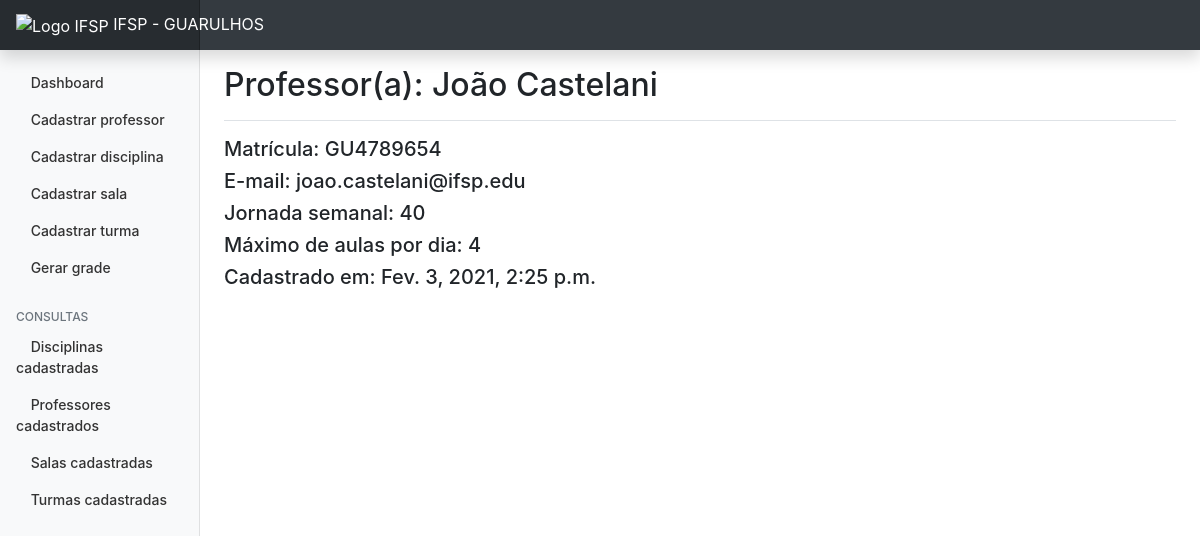
/professores/exibeprof/3, run on the app's committed database.
### professores/models.py (models this page shows, shortened)
class Professor(models.Model):
    STATUS_CHOICES = (
        ("1", "Ativo"),
        ("2", "Inativo"),
    )
    nome = models.CharField(max_length=150, blank=False, null=True)
    matricula = models.CharField(max_length=30, blank=False, null=False, unique=True)
    email = models.CharField(max_length=100)
    jornada_sem = models.IntegerField(blank=False)
    max_aulas_dia = models.IntegerField(blank=False)
    status = models.CharField(max_length=1, choices=STATUS_CHOICES, blank=True, default=1)
    criado_em = models.DateTimeField(auto_now_add=True)
    atualizado_em = models.DateTimeField(auto_now=True)

### professores/views.py (the view)
# urls.py: path('exibeprof/<int:id>', views.exibeProf, name='exibe-prof'),
def exibeProf(request, id):
    professor = get_object_or_404(Professor, pk=id)
    return render(request, 'professores/exibeprof.html', {'professor': professor})

### professores/templates/professores/exibeprof.html (shortened to what this page needs)
{% extends 'base.html' %}
{% block content %}
<div class="d-flex justify-content-between flex-wrap flex-md-nowrap align-items-center pt-3 pb-2 mb-3 border-bottom">
        <h1 class="h2">Professor(a): {{ professor.nome }}</h1>
      </div>
        <h5>Matrícula: {{ professor.matricula }}</h5>
        <h5>E-mail: {{ professor.email }}</h5>
        <h5>Jornada semanal: {{  professor.jornada_sem }}</h5>
        <h5>Máximo de aulas por dia: {{ professor.max_aulas_dia }}</h5>
        <h5>Cadastrado em: {{ professor.criado_em }}</h5>
{% endblock %}

### dashboard/static/css/style.css (style rules this page uses)
body { font-size: .875rem; }

### data on the page
Professor: nome "João Castelani", matricula "GU4789654", email "joao.castelani@ifsp.edu", jornada_sem "40", max_aulas_dia "4", criado_em "Fev. 3, 2021, 2:25 p.m."
